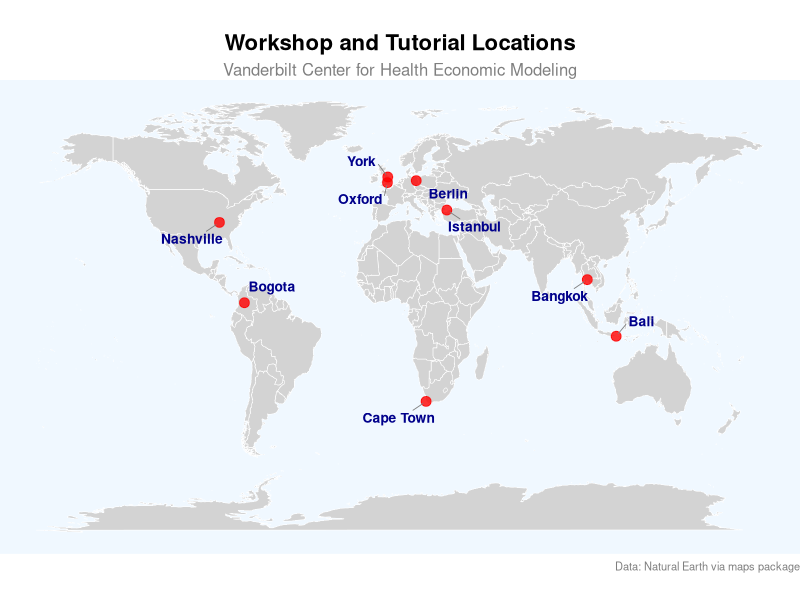

The R script that drew this image:
## ---- chunk 1
#| echo: false
#| warning: false
#| message: false
# Load required libraries
library(ggplot2)
library(maps)
library(dplyr)
library(ggrepel)

# Create a data frame with city coordinates
cities <- data.frame(
  city = c("Bangkok", "Berlin", "Istanbul", "Cape Town", "Bogota", 
           "Nashville", "Oxford", "Bali", "York"),
  country = c("Thailand", "Germany", "Turkey", "South Africa", "Colombia",
              "Tennessee, USA", "UK", "Indonesia", "UK"),
  lat = c(13.7563, 52.5200, 41.0082, -33.9249, 4.7110, 
          36.1627, 51.7520, -8.4095, 53.9590),
  lon = c(100.5018, 13.4050, 28.9784, 18.4241, -74.0721, 
          -86.7816, -1.2577, 115.1889, -1.0873)
)

# Get world map data
world_map <- map_data("world")

# Create the plot
world_cities_map <- ggplot() +
  # Add world map
  geom_polygon(data = world_map, 
               aes(x = long, y = lat, group = group), 
               fill = "lightgray", 
               color = "white", 
               size = 0.2) +
  
  # Add city points
  geom_point(data = cities, 
             aes(x = lon, y = lat), 
             color = "red", 
             size = 3, 
             alpha = 0.8) +
  
  # Add city labels with ggrepel to avoid overlapping
  geom_text_repel(data = cities, 
                  aes(x = lon, y = lat, label = city), 
                  size = 3.5, 
                  color = "darkblue", 
                  fontface = "bold",
                  box.padding = 0.5,
                  point.padding = 0.3,
                  segment.color = "gray50",
                  segment.size = 0.3) +
  
  # Customize the plot
  labs(title = "Workshop and Tutorial Locations",
       subtitle = "Vanderbilt Center for Health Economic Modeling",
       caption = "Data: Natural Earth via maps package") +
  
  # Use a nice projection and remove axis labels
  coord_fixed(1.3) +
  theme_void() +
  theme(
    plot.title = element_text(size = 16, face = "bold", hjust = 0.5),
    plot.subtitle = element_text(size = 12, hjust = 0.5, color = "gray50"),
    plot.caption = element_text(size = 8, color = "gray50"),
    plot.background = element_rect(fill = "white", color = NA),
    panel.background = element_rect(fill = "aliceblue", color = NA)
  )

# Display the plot
print(world_cities_map)

# Optional: Save the plot
# ggsave("world_cities_map.png", plot = world_cities_map, 
#        width = 12, height = 8, dpi = 300, bg = "white")
# 
# Health State: #6A6599FF
# Transition: #00A1D5FF
# Trajectory: #B24745FF
# Resource: #79AF97FF
# Event: #F44336
